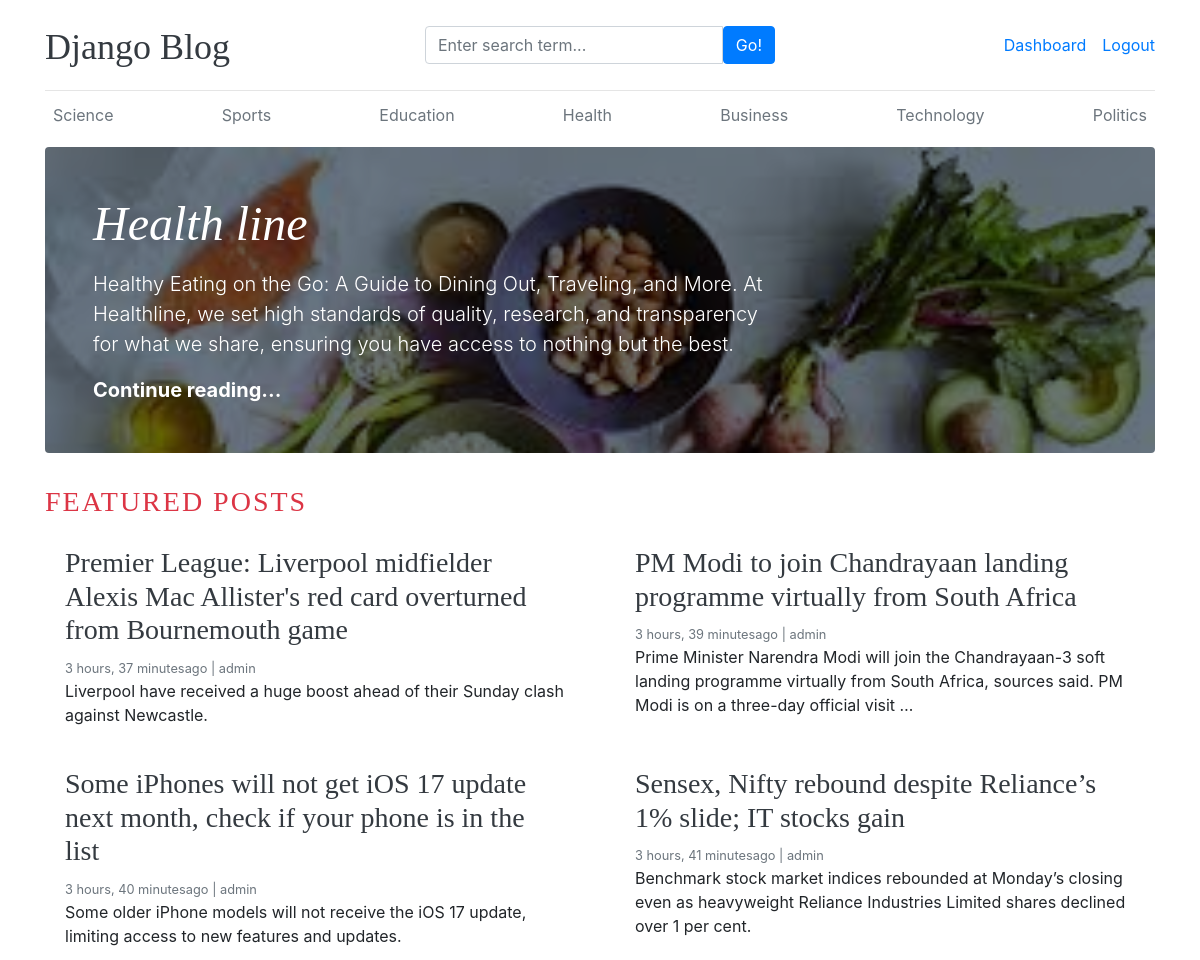
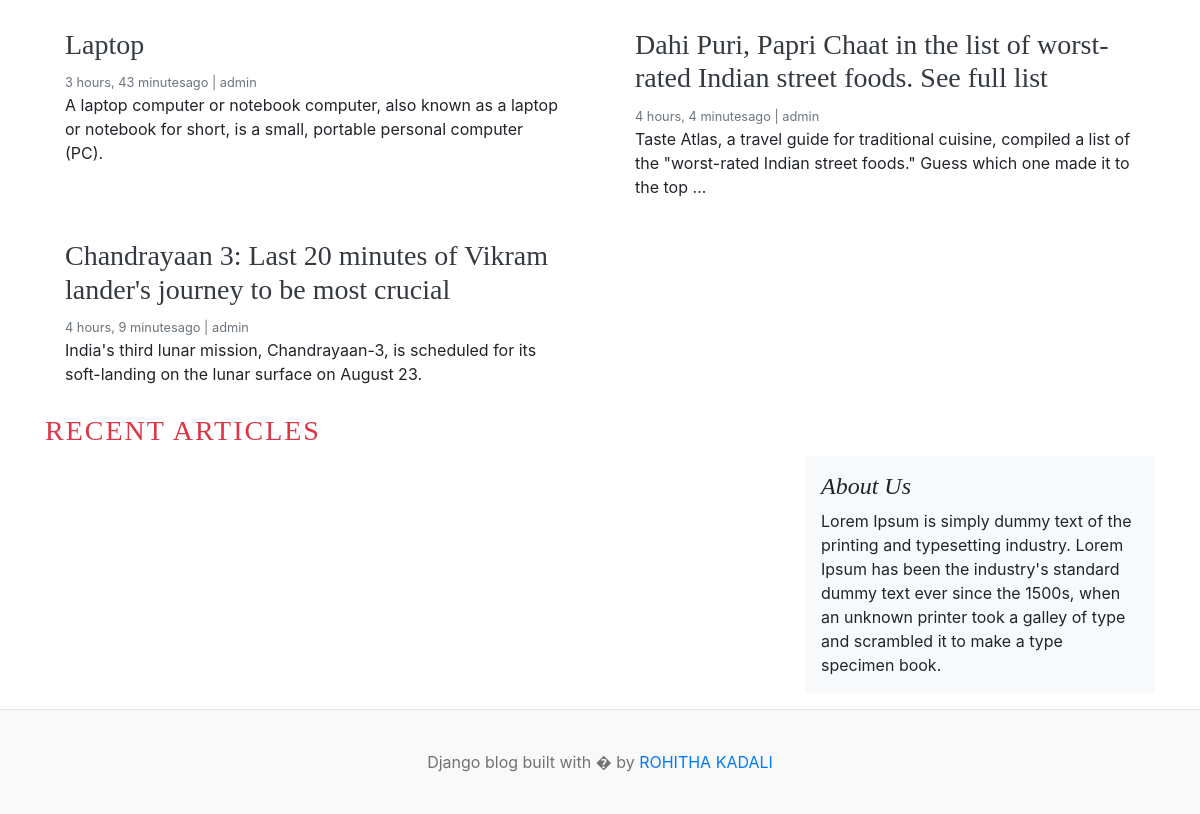
The app's page / (signed in) with its own data (2 pictures, top to bottom).
### blog/models.py (models this page shows, shortened)
class Category(models.Model):
    category_name=models.CharField(max_length=50,unique=True)
    created_at=models.DateTimeField(auto_now_add=True)
    updated_at=models.DateTimeField(auto_now=True)
    class Meta:
        verbose_name_plural='categories'

class Blog(models.Model):
    title=models.CharField(max_length=100)
    slug=models.SlugField(max_length=150,unique=True,blank=True)
    category=models.ForeignKey(Category,on_delete=models.CASCADE)
    author=models.ForeignKey(User,on_delete=models.CASCADE)
    featured_image=models.ImageField(upload_to='upload/%Y/%M/%d')
    short_description=models.TextField(max_length=2000)
    blog_body=models.TextField(max_length=5000)
    status=models.CharField(max_length=20,choices=STATUS_CHOICES,default=0)
    is_featured=models.BooleanField(default=False)
    created_at=models.DateTimeField(auto_now_add=True)
    updated_at=models.DateTimeField(auto_now=True)

### social/models.py (models this page shows, shortened)
class About(models.Model):
    about_heading=models.CharField(max_length=25)
    about_description=models.TextField(max_length=255)
    created_at=models.DateTimeField(auto_now_add=True)
    updated_at=models.DateTimeField(auto_now=True)
    class Meta:
        verbose_name_plural='About'

### Project1/views.py (the view)
# urls.py: 2. Add a URL to urlpatterns:  path('', views.home, name='home')
def home(request):
    featured_posts=Blog.objects.filter(is_featured=True,status='Published').order_by('-updated_at')
    posts=Blog.objects.filter(is_featured=False,status='Published')
    try:
        about=About.objects.get()
    except:
        about=None
    context={
        'featured_posts':featured_posts,
        'posts':posts,
        'about':about,
    }
    return render(request,'home.html',context)

### blog/context_processors.py (called while the page is built)
def get_categories(request):
    categories=Category.objects.all()
    return dict(categories=categories)

def get_social_links(request):
    social_links=SocialLink.objects.all()
    return dict(social_links=social_links)

### templates/home.html (shortened to what this page needs)
{% extends "base.html" %}
{% block content %}
{% for post in featured_posts %}
{% if forloop.first %}
<div class="jumbotron p-3 p-md-5 text-white rounded bg-dark" style="background-image: url({{post.featured_image.url}});background-blend-mode: overlay;background-size:cover;">
  <div class="col-md-8 px-0">
    <h1 class="display-4 font-italic">{{post.title}}</h1>
    <p class="lead my-3">{{post.short_description}}</p>
    <p class="lead mb-0"><a href="{% url 'blogs' post.slug %}" class="text-white font-weight-bold">Continue reading...</a></p>
  </div>
</div>
{% endif %}
{% endfor %}
<h3 class="text-uppercase text-danger" style="letter-spacing:2px;">Featured Posts</h3>
<div class="row mb-2">
  {% for post in featured_posts %}
  {% if not forloop.first %}
  <div class="col-md-6">
    <div class="card border-0" >
      <div class="card-body">
        <h3><a href="{% url 'blogs' post.slug %}" class="text-dark">{{post.title}}</a></h3>
        <small class="mb-1 text-muted">{{post.created_at | timesince}}ago | {{post.author}}</small>
        <p class="card-text">{{post.short_description | truncatewords:25}}</p>
      </div>
    </div>
  </div>
  {% endif %}
  {% endfor %}
</div>
<h3 class="text-uppercase text-danger" style="letter-spacing:2px;">Recent Articles</h3>
<main role="main" class="container p-0">
  <div class="row">
    <div class="col-md-8 blog-main">
    </div>
    <aside class="col-md-4 blog-sidebar">
      <div class="p-3 mb-3 bg-light rounded">
        <h4 class="font-italic">{{about.about_heading}}</h4>
        <p class="mb-0">{{about.about_description}}</p>
      </div>
  </div>
</main>
</div>
{% endblock  %}

### templates/base.html (shortened to what this page needs)
{% load static %}
<!DOCTYPE html>
<html lang="en">
<head>
    <link href="https://getbootstrap.com/docs/4.0/dist/css/bootstrap.min.css" rel="stylesheet">
    <link href="{% static 'css/blog.css' %}" rel="stylesheet">
    <link rel="stylesheet" href="https://cdnjs.cloudflare.com/ajax/libs/font-awesome/4.7.0/css/font-awesome.min.css">
  </head>
<body>
    <div class="container">
      <header class="blog-header py-3">
        <div class="row flex-nowrap justify-content-between align-items-center">
          <div class="col-4 pt-1">
            <a class="blog-header-logo text-dark" href="/">Django Blog</a>
          </div>
          <div class="col-4">
            <form action="{% url 'search' %}" method="GET">
              <div class="input-group">
                <input class="form-control" type="text" name="keyword" value="{{keyword}}" placeholder="Enter search term..." aria-label="Enter search term..." aria-describedby="button-search" />
                <button type="submit" class="btn btn-primary" id="button-search" type="button">Go!</button>
              </div>
            </form>
          </div>
          <div class="col-4 d-flex justify-content-end align-items-center">
            {% if not user.is_authenticated %}
            <a class="btn btn-sm btn-warning" href="{% url 'login' %}">Login</a> &nbsp;
            <a class="btn btn-sm btn-outline-secondary" href="{% url 'register' %}">Register</a>
          </div>
          {% else %}
          <span><a href="{% url 'dashboard' %}">Dashboard</a></span>
          <span><a href="{% url 'logout' %}">Logout</a></span>
          {% endif %}
        </div>
      </header>
      <div class="nav-scroller py-1 mb-2">
        <nav class="nav d-flex justify-content-between">
          {% for cat in categories %}
          <a class="p-2 text-muted" href="{% url 'posts_by_category' cat.id %}">{{cat.category_name}}</a>
          {% endfor %}
        </nav>
      </div>
{% block content %}
{% endblock %}
<footer class="blog-footer">
    <p>Django blog built with � by <a href="#">ROHITHA KADALI</a></p>
  </footer>
  </body>
  </html>

### Project1/static/css/blog.css (style rules this page uses)
.blog-header { border-bottom: 1px solid #e5e5e5; }
.blog-header-logo { font-family: "Playfair Display", Georgia, "Times New Roman", serif; font-size: 2.25rem; }
h1, h2, h3, h4, h5, h6 { font-family: "Playfair Display", Georgia, "Times New Roman", serif; }
.display-4 { font-size: 2.5rem; }
@media (min-width: 768px) { .display-4 { font-size: 3rem; } }
.blog-footer { padding: 2.5rem 0; color: #727272; text-align: center; background-color: #f9f9f9; border-top: .05rem solid #e5e5e5; }
.blog-footer p:last-child { margin-bottom: 0; }

### records on screen
Category: category_name "Science"
Category: category_name "Sports"
Category: category_name "Education"
Category: category_name "Health"
Category: category_name "Business"
Category: category_name "Technology"
Category: category_name "Politics"
Blog: featured_image (picture), title "Health line", short_description "Healthy Eating on the Go: A Guide to Dining Out, Traveling, and More. At Healthline, we set high standards of quality, research, and transparency for what we share, ensuring you have access to nothing but the best."
Blog: title "Premier League: Liverpool midfielder Alexis Mac Allister's red card overturned from Bournemouth game", created_at "3 hours, 37 minutes", author "admin", short_description "Liverpool have received a huge boost ahead of their Sunday clash against Newcastle."
Blog: title "PM Modi to join Chandrayaan landing programme virtually from South Africa", created_at "3 hours, 39 minutes", author "admin", short_description "Prime Minister Narendra Modi will join the Chandrayaan-3 soft landing programme virtually from South Africa, sources said. PM Modi is on a three-day official visit …"
Blog: title "Some iPhones will not get iOS 17 update next month, check if your phone is in the list", created_at "3 hours, 40 minutes", author "admin", short_description "Some older iPhone models will not receive the iOS 17 update, limiting access to new features and updates."
Blog: title "Sensex, Nifty rebound despite Reliance’s 1% slide; IT stocks gain", created_at "3 hours, 41 minutes", author "admin", short_description "Benchmark stock market indices rebounded at Monday’s closing even as heavyweight Reliance Industries Limited shares declined over 1 per cent."
Blog: title "Laptop", created_at "3 hours, 43 minutes", author "admin", short_description "A laptop computer or notebook computer, also known as a laptop or notebook for short, is a small, portable personal computer (PC)."
Blog: title "Dahi Puri, Papri Chaat in the list of worst-rated Indian street foods. See full list", created_at "4 hours, 4 minutes", author "admin", short_description "Taste Atlas, a travel guide for traditional cuisine, compiled a list of the \"worst-rated Indian street foods.\" Guess which one made it to the top …"
Blog: title "Chandrayaan 3: Last 20 minutes of Vikram lander's journey to be most crucial", created_at "4 hours, 9 minutes", author "admin", short_description "India's third lunar mission, Chandrayaan-3, is scheduled for its soft-landing on the lunar surface on August 23."
About: about_heading "About Us", about_description "Lorem Ipsum is simply dummy text of the printing and typesetting industry. Lorem Ipsum has been the industry's standard dummy text ever since the 1500s, when an unknown printer took a galley of type and scrambled it to make a type specimen book."
